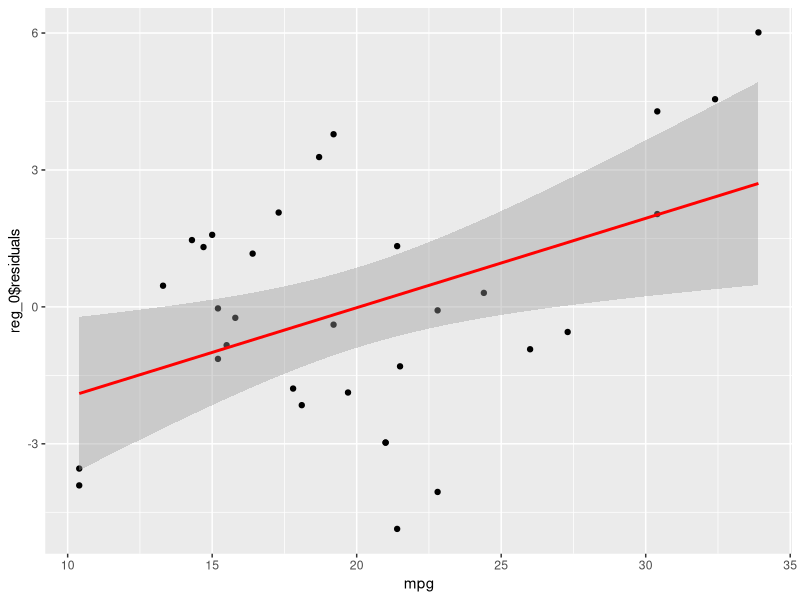
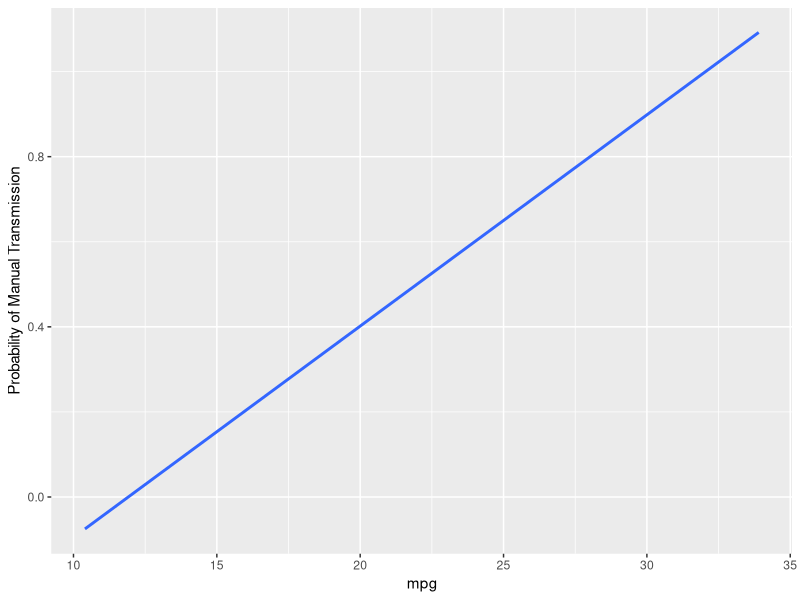
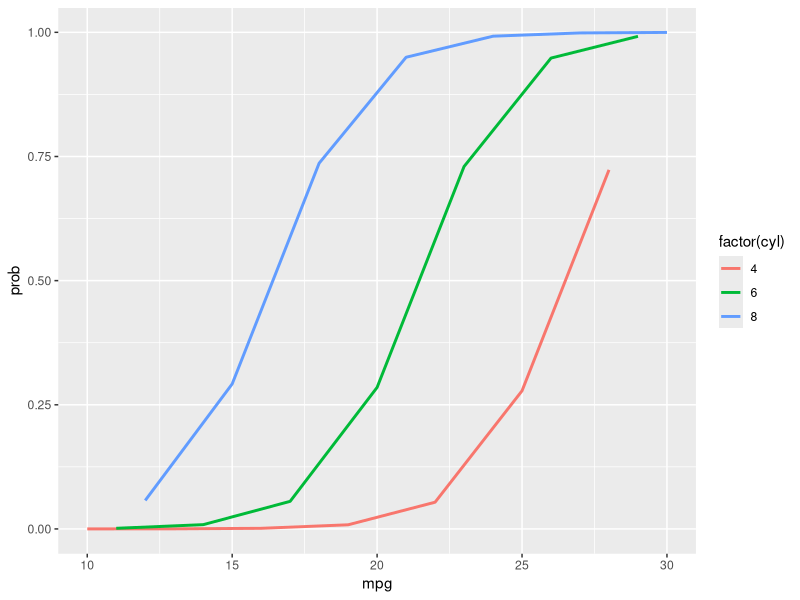
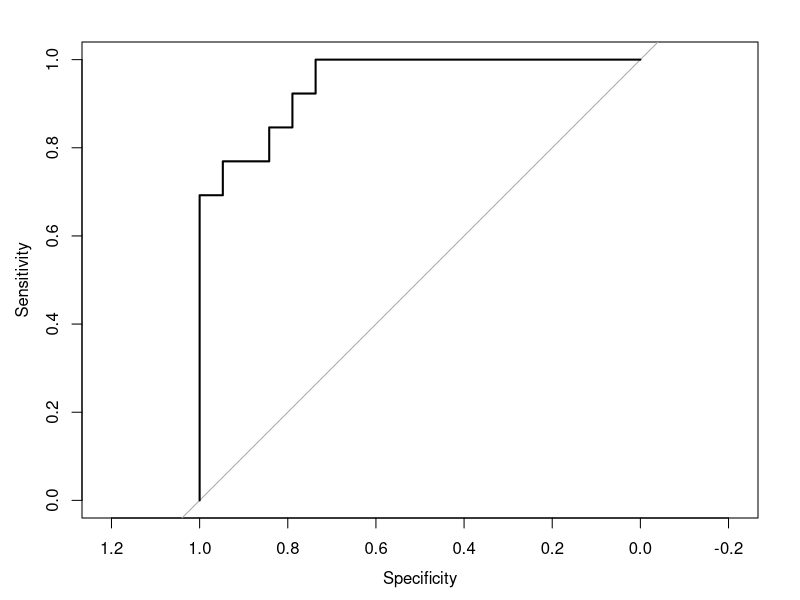

The R source for these figures, in order:
## ---- chunk 1
data(mtcars) # Get the data
?mtcars # Help on dataset
## ---- chunk 2
?lm
## ---- chunk 3
# Fit 
reg_0 <- lm( mpg ~ hp + cyl + am, data = mtcars) 
summary(reg_0)
## ---- chunk 4
head(reg_0$fitted.values)
## ---- chunk 5
newCar <- mtcars[3,] # 3rd observation is Datsun 710
newCar$am <- 0 # What if it was automatic?
predict(reg_0, newdata = newCar) # Estimate went down by 4 miles
## ---- chunk 6
library(ggplot2)
# Plot the fitted values against real values
qplot(data=mtcars, x = mpg, y = reg_0$residuals) +
  stat_smooth(method = "lm", col = "red")

# Are the residuals normally distributed? 
shapiro.test(reg_0$residuals) # yes
## ---- chunk 7
# Add variable wt
reg_1 <- lm( mpg ~ hp + cyl + am + wt, mtcars)

# Aikikae Information Criteria
# AIC lower the better
AIC(reg_0)
AIC(reg_1)

# Compare
anova(reg_0, reg_1) # models are significantly different
## ---- chunk 8
?glm
## ---- chunk 9
logit_2 <- glm(am ~ mpg + drat + cyl, data = mtcars, family='binomial')
summary(logit_2)
## ---- chunk 10
ggplot(mtcars, aes(x = mpg, y = am)) + 
    stat_smooth(method="glm", family="binomial", se=FALSE)+
# Bonus: rename the y axis label
		ylab('Probability of Manual Transmission')
## ---- chunk 11
# Create a new dataset with varying number of cylinders and other variables fixed at mean levels.
mtcars2<-data.frame(mpg = rep(10:30, 3),drat = mean(mtcars$drat), disp = mean(mtcars$disp), cyl = rep(c(4,6,8),21))
# Predict probability of new data
mtcars2$prob<-predict(logit_2, newdata=mtcars2, type = "response")

# Plot the results
ggplot(mtcars2, aes(x=mpg, y=prob)) +
  geom_line(aes(colour = factor(cyl)), size = 1) 
## ---- chunk 12
library(caret)

# Let us compare predicted values to real values
mtcars$prob <- predict(logit_2, type="response")
# Prevalence of Manual Transmission
mean(mtcars$am)

# Create predict variable
mtcars$pred <- 0
# If probability is greater than .6 (1-prevalence), set prediction to 1
mtcars[mtcars$prob>.6, 'pred'] <- 1

# Confusion Matrix
confusionMatrix(table(mtcars[,c("am", "pred")]))

## ROC CURVE
# Load the necessary library
library(pROC)
# Calculate the ROC curve using the predicted probability vs actual values
logit_2_roc <- roc(am~prob, mtcars) 
# Plot ROC curve
plot(logit_2_roc)
